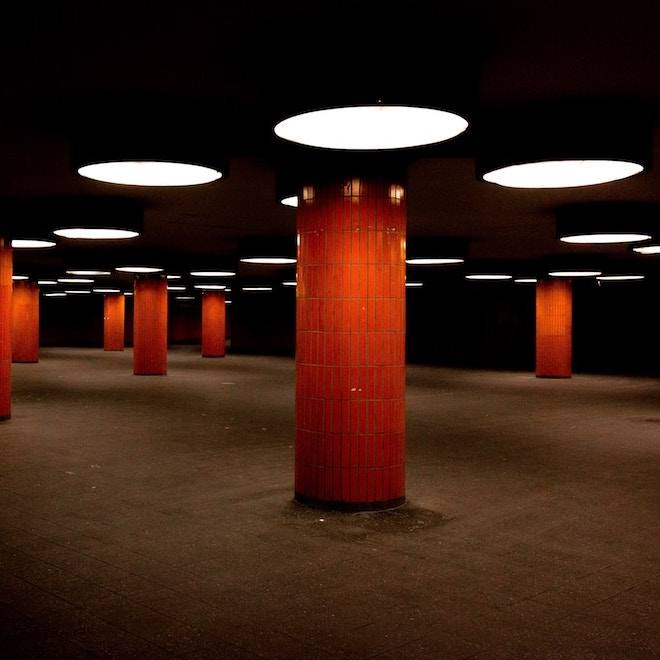
#> input picture 03/pics/berlin_adrian-trinkaus.jpg, 660 x 660 px
$ jupyter execute convolution_pooling.ipynb
#> lines starting #> are read from the running program, lines starting #| are printed output that depends on the picture
# ML-Fundamentals - Neural Networks - Exercise: Convolution Layer

## Table of Contents
* [Requirements](#Requirements)
  * [Knowledge](#Knowledge)
  * [Modules](#Python-Modules)
  * [Data](#Data)
* [Convolution and Maxpool Layer](#Convolution-and-Maxpool-Layer)
  * [Todo: Kernels](#Kernels)
  * [Todo: Convolution](#Convolution)
  * [Todo: Pooling](#Pooling)
  * [Todo: Experiments](#Experiments)

# Requirements

## Knowledge
By now you should be familiar with the convolution operation, but you may want to repeat some information again. Following source are recommended:
- [1163050 Lecture Slides](http://home.htw-berlin.de/~voigtb/content/slides/1163150_lecture_05.pdf)
- [cs231n ConvNets Lecture Notes](http://cs231n.github.io/convolutional-networks/)
- [Colah's Blog](http://colah.github.io/posts/2014-07-Understanding-Convolutions/)

## Python-Modules

[cell 1]
# third party
import numpy as np
import matplotlib.pyplot as plt
from PIL import Image
import scipy.signal

## Data
For the exercise i used the 'Photo of the Day' (6.6.2018) from Unsplash.com by Adrian Trinkaus. You can change it at will.

[cell 2]
# Open an image
img = Image.open('pics/berlin_adrian-trinkaus.jpg')
#> img is the input picture: PIL image 660x660 RGB; mean R, G, B 57.4, 31.7, 21.1
# Convert it to greyscale and RGB
img_gry = img.convert('L')
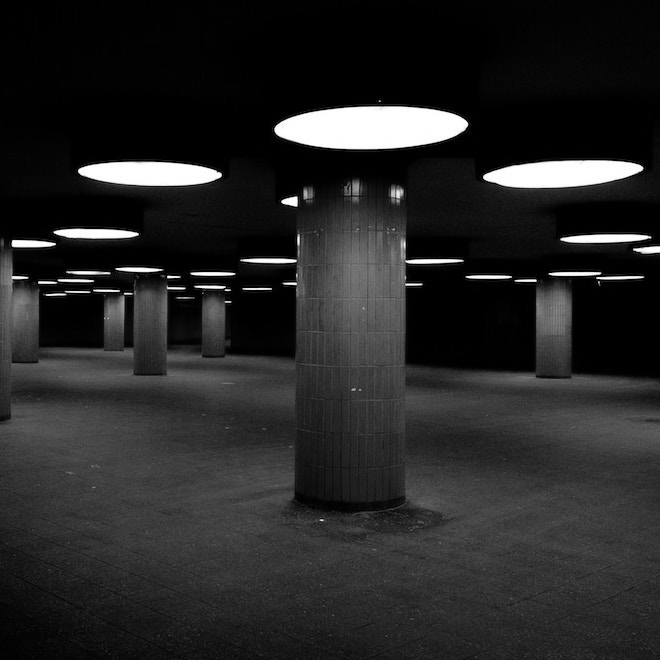
#> img_gry: PIL image 660x660 L; min 0, max 255, mean 38.2
img_rgb = img.convert('RGB')

# Create a numpy array with dimensions (height, width, channel)
# and squash all values into interval [0,1]
img_gry = np.asarray(img_gry) / 256.
#> img_gry: shape (660, 660) float64
img_rgb = np.asarray(img_rgb) / 256.

# Print array shapes
print('grayscale shape:', img_gry.shape)
#| grayscale shape: (660, 660)
print('rgb shape:', img_rgb.shape)
#| rgb shape: (660, 660, 3)

# Example plot
fig, (ax1, ax2) = plt.subplots(2, sharey=True, figsize=(15, 15))
ax1.imshow(img_gry, cmap='Greys_r')
ax2.imshow(img_rgb)
plt.show()
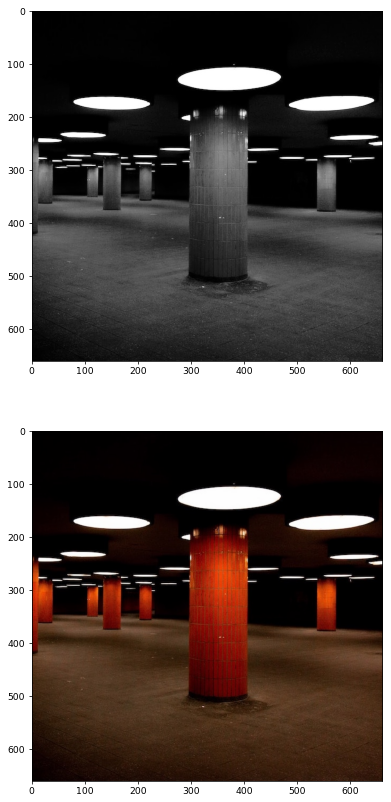
#> figure drawn by matplotlib, 2 panels
